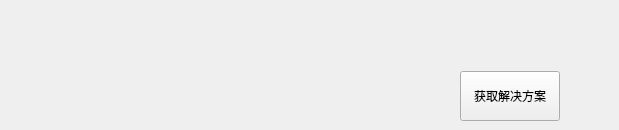
<?xml version="1.0" encoding="UTF-8"?>
<ui version="4.0">
 <class>CheckUpItem</class>
 <widget class="qMRMLWidget" name="CheckUpItem">
  <property name="geometry">
   <rect>
    <x>0</x>
    <y>0</y>
    <width>619</width>
    <height>130</height>
   </rect>
  </property>
  <property name="styleSheet">
   <string notr="true"/>
  </property>
  <layout class="QHBoxLayout" name="horizontalLayout_2">
   <property name="spacing">
    <number>0</number>
   </property>
   <property name="leftMargin">
    <number>0</number>
   </property>
   <property name="topMargin">
    <number>4</number>
   </property>
   <property name="rightMargin">
    <number>0</number>
   </property>
   <property name="bottomMargin">
    <number>0</number>
   </property>
   <item>
    <widget class="QWidget" name="widget" native="true">
     <layout class="QHBoxLayout" name="horizontalLayout">
      <property name="spacing">
       <number>20</number>
      </property>
      <item>
       <widget class="QLabel" name="lbl_state_icon">
        <property name="minimumSize">
         <size>
          <width>80</width>
          <height>80</height>
         </size>
        </property>
        <property name="maximumSize">
         <size>
          <width>80</width>
          <height>80</height>
         </size>
        </property>
        <property name="text">
         <string/>
        </property>
       </widget>
      </item>
      <item>
       <layout class="QVBoxLayout" name="verticalLayout">
        <property name="spacing">
         <number>12</number>
        </property>
        <property name="topMargin">
         <number>10</number>
        </property>
        <item>
         <widget class="QLabel" name="lbl_des">
          <property name="minimumSize">
           <size>
            <width>0</width>
            <height>24</height>
           </size>
          </property>
          <property name="text">
           <string/>
          </property>
         </widget>
        </item>
        <item>
         <layout class="QHBoxLayout" name="horizontalLayout_3">
          <property name="rightMargin">
           <number>50</number>
          </property>
          <item>
           <spacer name="horizontalSpacer">
            <property name="orientation">
             <enum>Qt::Horizontal</enum>
            </property>
            <property name="sizeHint" stdset="0">
             <size>
              <width>40</width>
              <height>20</height>
             </size>
            </property>
           </spacer>
          </item>
          <item>
           <widget class="QPushButton" name="btnGetSolution">
            <property name="sizePolicy">
             <sizepolicy hsizetype="Fixed" vsizetype="Ignored">
              <horstretch>0</horstretch>
              <verstretch>0</verstretch>
             </sizepolicy>
            </property>
            <property name="minimumSize">
             <size>
              <width>100</width>
              <height>50</height>
             </size>
            </property>
            <property name="text">
             <string>获取解决方案</string>
            </property>
           </widget>
          </item>
         </layout>
        </item>
       </layout>
      </item>
     </layout>
    </widget>
   </item>
  </layout>
 </widget>
 <customwidgets>
  <customwidget>
   <class>qMRMLWidget</class>
   <extends>QWidget</extends>
   <header>qMRMLWidget.h</header>
   <container>1</container>
  </customwidget>
 </customwidgets>
 <resources/>
 <connections/>
</ui>
